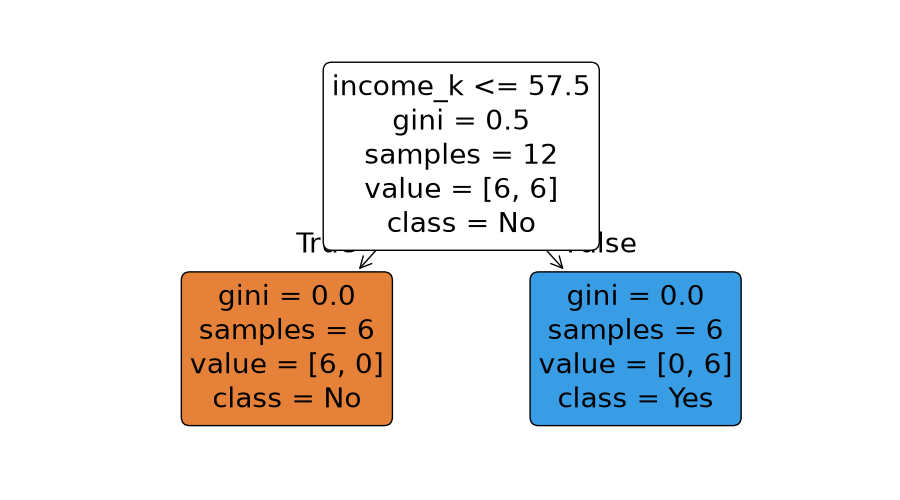

The script that saved this image:
# decision_tree.py - a Decision Tree learns if/else questions from data
import pandas as pd
import matplotlib
matplotlib.use("Agg")
import matplotlib.pyplot as plt
from sklearn.tree import DecisionTreeClassifier, plot_tree, export_text

# Should the bank approve a loan?
df = pd.DataFrame({
    "income_k":   [30, 85, 45, 120, 25, 60, 95, 40, 150, 55, 35, 70],   # monthly income (Rs 000)
    "has_job":    [1, 1, 1, 1, 0, 1, 1, 0, 1, 1, 0, 1],
    "late_bills": [3, 0, 2, 0, 4, 1, 0, 3, 0, 2, 5, 0],                 # late payments last year
    "approved":   ["No", "Yes", "No", "Yes", "No", "Yes", "Yes", "No", "Yes", "No", "No", "Yes"],
})
X = df[["income_k", "has_job", "late_bills"]]
y = df["approved"]

# max_depth limits how many questions in a row (keeps the tree simple)
tree = DecisionTreeClassifier(max_depth=2, random_state=0)
tree.fit(X, y)

# The learned rules as text
print(export_text(tree, feature_names=list(X.columns)))

# Predict two new applicants
applicants = pd.DataFrame({"income_k": [50, 90], "has_job": [1, 1], "late_bills": [3, 0]})
print("Predictions:", list(tree.predict(applicants)))

# Draw the tree
plt.figure(figsize=(9, 5))
plot_tree(tree, feature_names=list(X.columns), class_names=list(tree.classes_),
          filled=True, rounded=True)
plt.savefig("decision_tree.png")
print("Saved decision_tree.png")
